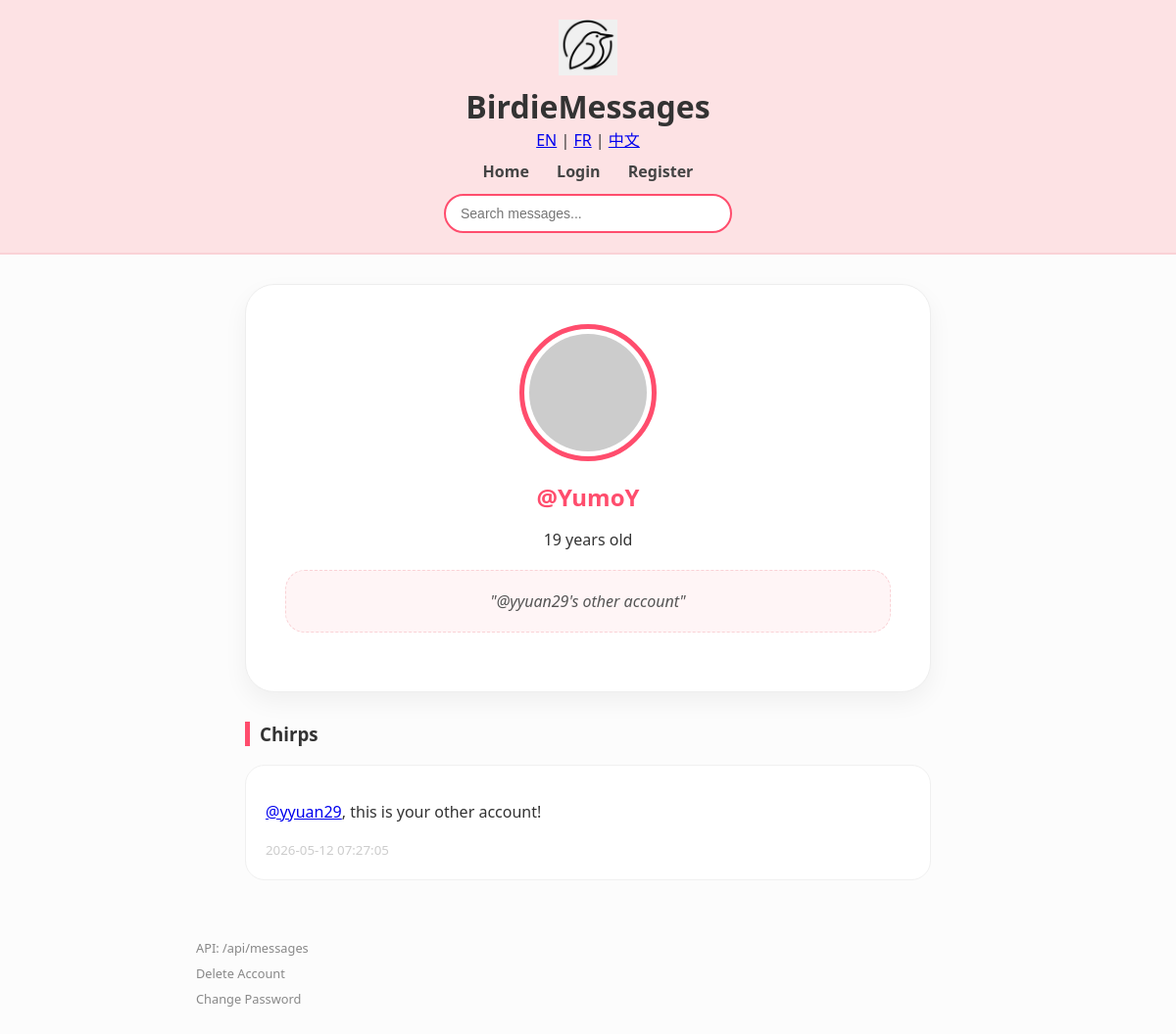
The app's page /profile/YumoY with its own data.
### tables this page shows
CREATE TABLE users (
            id INTEGER PRIMARY KEY AUTOINCREMENT,
            username TEXT UNIQUE,
            password TEXT,
            age INTEGER,
            bio TEXT
        );

### app.py (the view)
@app.get("/profile/{username}", response_class=HTMLResponse)
async def view_profile(request: Request, username: str):
    db = get_db()
    user = db.execute(
        "SELECT * FROM users WHERE username = ?",
        (username,)
    ).fetchone()
    if not user:
        db.close()
        return HTMLResponse("User not found", 404)
    messages = db.execute(
        """
        SELECT m.*, u.username
        FROM messages m
        JOIN users u ON m.user_id = u.id
        WHERE m.user_id = ?
        ORDER BY m.timestamp DESC
        """,
        (user["id"],)
    ).fetchall()
    db.close()
    current_user = request.cookies.get("username")
    return templates.TemplateResponse(
        request,
        "profile.html",
        {
            "request": request,
            "profile_user": user,
            "messages": messages,
            "user": current_user,
            "is_own_profile": current_user is not None and current_user == user["username"],
            "t": get_translations(request)
        }
    )

### templates/profile.html (shortened to what this page needs)
<!DOCTYPE html>
<html lang="en">
<head>
</head>
    <body>
        <header class="birdie-header">
        <div class="logo-container">
            <img src="/static/logo.png" class="main-logo">
            <div class="title-nav">
                <h1>BirdieMessages</h1>
                <div class="lang-nav">
                    <a href="/set_lang/en">EN</a> |
                    <a href="/set_lang/fr">FR</a> |
                    <a href="/set_lang/zh">中文</a>
                </div>
                <nav>
                    <a href="/">{{ t.home }}</a>
                    {% if user %}
                        <a href="/create_message">+ {{ t.post }}</a>
                        <a href="/profile/{{ user }}">{{ t.profile }}</a>
                        <a href="/logout">{{ t.logout }}</a>
                    {% else %}
                        <a href="/login">{{ t.login }}</a>
                        <a href="/register">{{ t.register }}</a>
                    {% endif %}
                </nav>
                <div class="search-row">
                    <form action="/search" method="get">
                        <input type="text" name="q" placeholder="{{ t.search_placeholder }}">
                    </form>
                </div>
            </div>
        </div>
    </header>
    <div class="container">
        <div class="profile-card">
            <img src="https://robohash.org/{{ profile_user.username }}?set=set4&size=120x120" class="avatar-large">
            <h2 style="color: var(--birdie-dark-pink); margin:0;">@{{ profile_user.username }}</h2>
            <p>{{ profile_user.age }} years old</p>
            <div class="bio-display">
                {% if profile_user.bio %}"{{ profile_user.bio }}"{% else %}"No bio yet..."{% endif %}
            </div>
        </div>
        <h3 style="border-left: 5px solid var(--birdie-dark-pink); padding-left: 10px;">Chirps</h3>
        {% for msg in messages %}
            <div class="msg-card">
                <div>{{ linkify(msg.content) | safe }}</div>
                <small style="color: #ccc;">{{ msg.timestamp }}</small>
            </div>
        {% endfor %}
    </div>
    <div class="bottom-tools">
    <a href="/api/messages">API: /api/messages</a>
    <a href="/delete_account">Delete Account</a>
    <a href="/change_password">Change Password</a>
</div>
</body>
</html>

### templates/profile.html (style rules this page uses)
:root { --birdie-pink: #fde2e4; --birdie-dark-pink: #ff4d6d; --birdie-border: #fad2d6; }
body { background-color: #fcfcfc; font-family: 'Segoe UI', Tahoma, Geneva, Verdana, sans-serif; margin: 0; padding: 0; color: #333; }
.birdie-header { background-color: var(--birdie-pink); padding: 20px 0; border-bottom: 2px solid var(--birdie-border); text-align: center; }
.title-nav h1 { font-size: 32px; margin: 0; font-weight: 800; }
.title-nav nav { margin-top: 10px; font-weight: 600; }
.title-nav nav a { text-decoration: none; color: #444; margin: 0 12px; }
.container { max-width: 700px; margin: 30px auto; padding: 0 20px; }
.profile-card { background: white; border-radius: 30px; padding: 40px; text-align: center; box-shadow: 0 10px 25px rgba(0,0,0,0.05); margin-bottom: 30px; border: 1px solid #eee; }
.main-logo { width: 60px; height: auto; margin-bottom: 5px; }
.avatar-large { width: 120px; height: 120px; border-radius: 50%; border: 5px solid var(--birdie-dark-pink); background-color: #fff; padding: 5px; margin-bottom: 15px; }
.search-row { margin-top: 12px; }
.search-row input { padding: 10px 15px; width: 260px; border-radius: 20px; border: 2px solid var(--birdie-dark-pink); outline: none; font-size: 14px; background: white; }
.bio-display { background: #fff5f6; padding: 20px; border-radius: 20px; font-style: italic; color: #555; margin: 20px 0; border: 1px dashed var(--birdie-border); }
.msg-card { background: white; padding: 20px; border-radius: 20px; margin-bottom: 15px; border: 1px solid #f0f0f0; }
.bottom-tools { max-width: 800px; margin: 60px auto 40px auto; padding: 0 20px; font-family: inherit; font-size: 0.8em; color: #888; display: flex; flex-direction: column; gap: 8px; }
.bottom-tools a { color: #888; text-decoration: none; }

### records on screen
users: username "YumoY", age "19", bio "@yyuan29's other account", linkify "@yyuan29 , this is your other account!", timestamp "2026-05-12 07:27:05"

### other values on screen
{{ t.home }} "Home"
{{ t.login }} "Login"
{{ t.register }} "Register"
